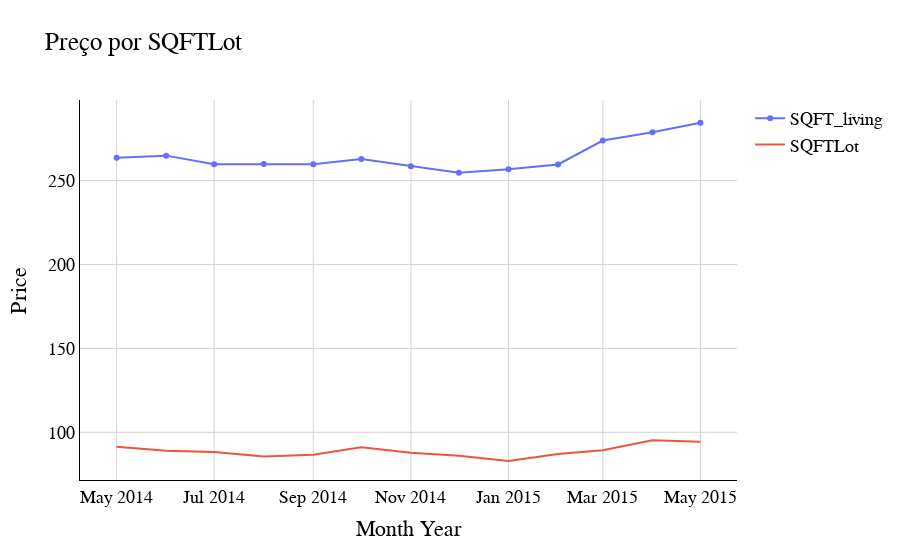

Notebook cell for this chart:
### Code cell
#  Plotando o Gráfico com a média de preço por sqftLot no período mês/ano
fig = px.line(df_mean_price_sqft_liv_lot, x="month_year", y="price_per_sqftLot", markers=True, width=1400, height=400)

fig = go.Figure()

fig.add_trace(go.Scatter(x=df_mean_price_sqft_liv_lot['month_year'], y=df_mean_price_sqft_liv_lot['price_per_sqft'],
                    mode='lines+markers',
                    name='SQFT_living'))

fig.add_trace(go.Scatter(x=df_mean_price_sqft_liv_lot['month_year'], y=df_mean_price_sqft_liv_lot['price_per_sqftLot'],
                    mode='lines',
                    name='SQFTLot'))



fig.update_layout(title='Preço por SQFTLot',
                   xaxis_title='Month Year',
                   yaxis_title='Price',
                  plot_bgcolor = 'white',
                  font = {'family': 'Arial','size': 18,'color': 'black'}
                  )

fig.update_xaxes( showgrid=True, gridwidth=1, gridcolor='lightgray',
showline=True, linewidth=1, linecolor='black')

fig.update_yaxes(showgrid=True, gridwidth=1, gridcolor='lightgray',
showline=True, linewidth=1, linecolor='black')

fig.update_yaxes()

fig.show()

### Figure 1 — Plotly figure (JSON) as saved in the notebook; plotly's stock layout.template omitted (floating-point values rounded to 4 significant figures)
{"data": [{"mode": "lines+markers", "name": "SQFT_living", "type": "scatter", "x": ["2014-05", "2014-06", "2014-07", "2014-08", "2014-09", "2014-10", "2014-11", "2014-12", "2015-01", "2015-02", "2015-03", "2015-04", "2015-05"], "y": [263.5, 264.8, 259.7, 259.8, 259.7, 262.8, 258.5, 254.6, 256.7, 259.6, 273.8, 278.7, 284.4]}, {"mode": "lines", "name": "SQFTLot", "type": "scatter", "x": ["2014-05", "2014-06", "2014-07", "2014-08", "2014-09", "2014-10", "2014-11", "2014-12", "2015-01", "2015-02", "2015-03", "2015-04", "2015-05"], "y": [91.39, 89.03, 88.24, 85.61, 86.6, 91.16, 87.84, 86.03, 82.9, 87.02, 89.33, 95.21, 94.32]}], "layout": {"font": {"color": "black", "family": "Arial", "size": 18}, "plot_bgcolor": "white", "title": {"text": "Preço por SQFTLot"}, "xaxis": {"gridcolor": "lightgray", "gridwidth": 1, "linecolor": "black", "linewidth": 1, "showgrid": true, "showline": true, "title": {"text": "Month Year"}}, "yaxis": {"gridcolor": "lightgray", "gridwidth": 1, "linecolor": "black", "linewidth": 1, "showgrid": true, "showline": true, "title": {"text": "Price"}}}}
